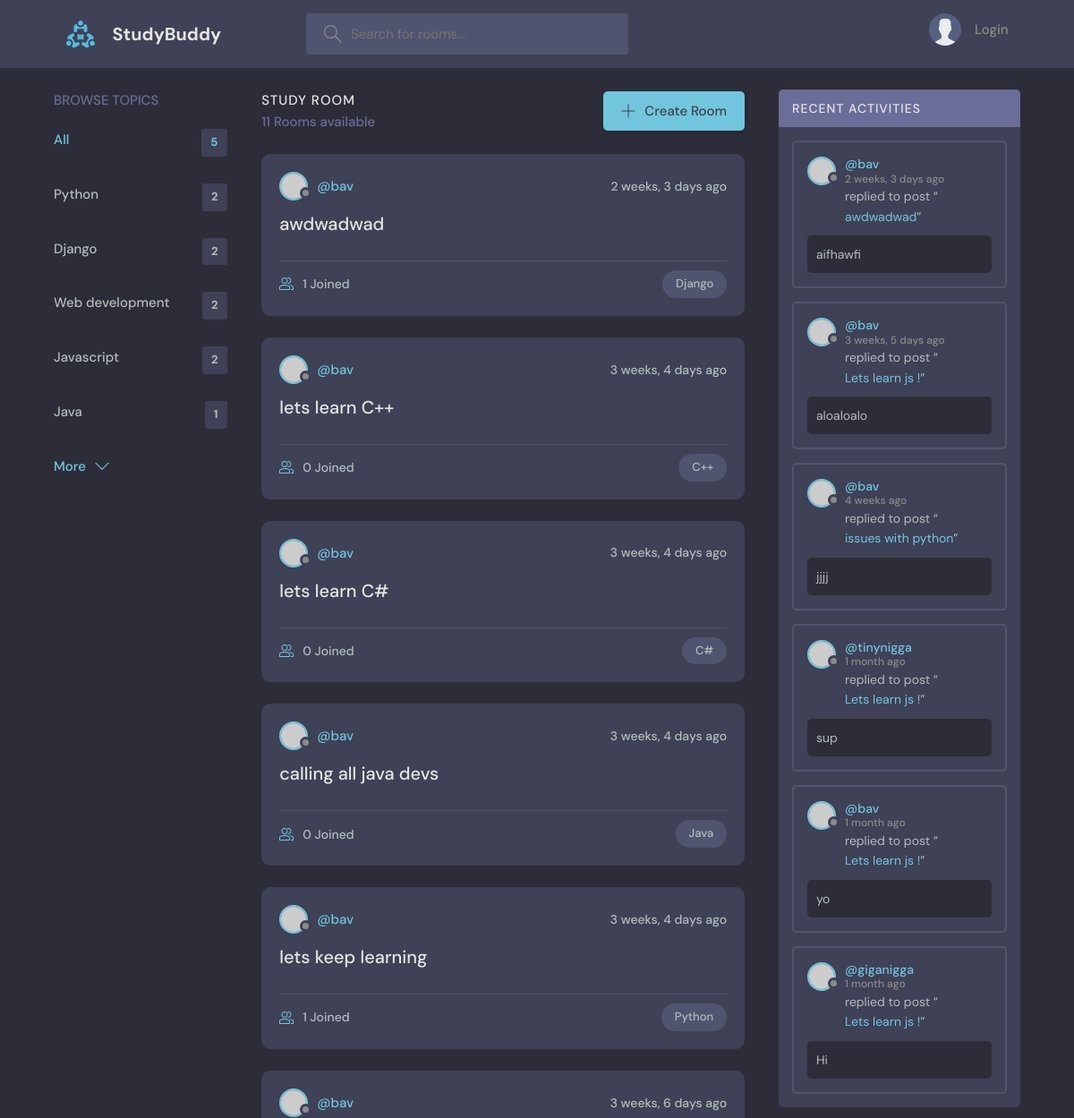
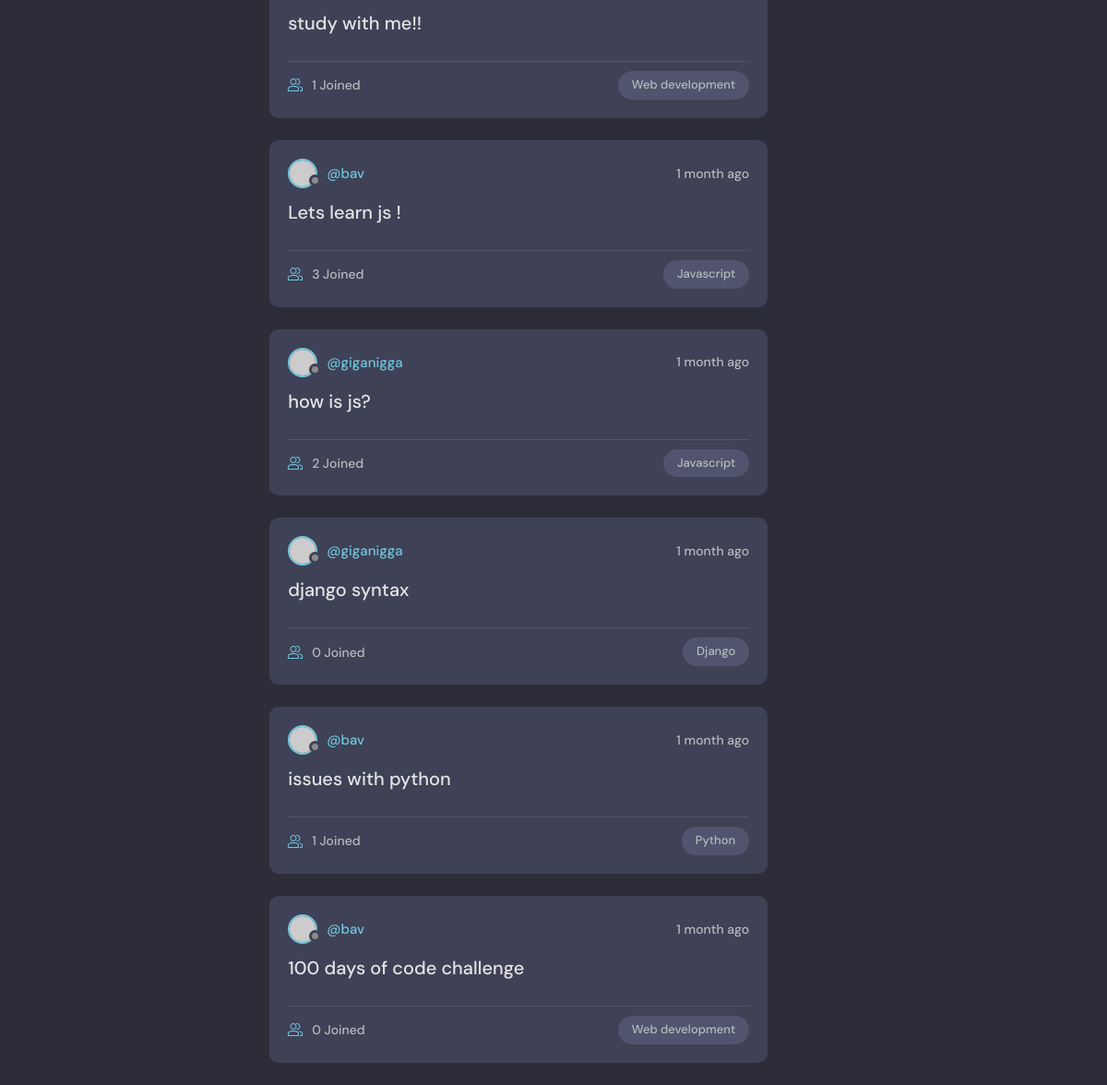
The page / on the database its author committed (2 pictures, top to bottom).
### base/models.py (models this page shows, shortened)
class Topic(models.Model):
    name = models.CharField(max_length=200)

class Room(models.Model):
    host = models.ForeignKey(User, on_delete=models.SET_NULL, null=True)
    topic = models.ForeignKey(Topic, on_delete=models.SET_NULL, null=True)
    name = models.CharField(max_length=200)
    description = models.TextField(null=True, blank=True)
    participants = models.ManyToManyField(User, related_name='participants', blank=True)
    updated = models.DateTimeField(auto_now=True)
    created = models.DateTimeField(auto_now_add=True)
    class Meta:
        ordering = ['-updated', '-created']
    def __str__(self):
        return str(self.name)

class Message(models.Model):
    user = models.ForeignKey(User, on_delete=models.CASCADE)
    room = models.ForeignKey(Room, on_delete=models.CASCADE)
    body = models.TextField()
    updated = models.DateTimeField(auto_now=True)
    created = models.DateTimeField(auto_now_add=True)
    class Meta:
        ordering = ['-updated', '-created']
    def __str__(self):
        return self.body[0:50]

### base/views.py (the view)
# urls.py: path('', views.home, name='home'),
def home (request):
    q = request.GET.get('q') if request.GET.get('q') != None else ''
    rooms = Room.objects.filter(
    Q(topic__name__icontains=q) |
    Q(name__icontains=q) |
    Q(description__icontains=q)
    )
    topics = Topic.objects.all()[0:5]
    room_count = rooms.count()
    room_messages = Message.objects.filter(Q(room__topic__name__icontains=q))
    context = {'rooms': rooms, 'topics': topics,
               'room_messages': room_messages, 'room_count': room_count}
    return render(request, 'base/home.html', context)

### base/templates/base/home.html (shortened to what this page needs)
{% extends "main.html" %}
{% block content %}
    <main class="layout layout--3">
      <div class="container">
        <div>
          {% include 'base/topic_component.html' %}
        </div>
        <div class="roomList">
          <div class="roomList__header">
            <div>
              <h2>Study Room</h2>
              <p>{{room_count}} Rooms available</p>
            </div>
            <a class="btn btn--main" href="{% url 'create-room' %}">
              <svg version="1.1" xmlns="http://www.w3.org/2000/svg" width="32" height="32" viewBox="0 0 32 32">
                <title>add</title>
                <path
                  d="M16.943 0.943h-1.885v14.115h-14.115v1.885h14.115v14.115h1.885v-14.115h14.115v-1.885h-14.115v-14.115z"
                ></path>
              </svg>
              Create Room
            </a>
          </div>
          {% include "base/feed_component.html" %}
        </div>
        {% include "base/activity_component.html" %}
      </div>
    </main>
{% endblock content %}

### base/templates/base/topic_component.html
<div class="topics">
    <div class="topics__header">
      <h2>Browse Topics</h2>
    </div>
    <ul class="topics__list">
      <li>
        <a href="{% url 'home' %}" class="active">All <span>{{topics.count}}</span></a>
      </li>
      {% for topic in topics %}
      <li>
        <a href="{% url 'home' %}?q={{topic.name}}">{{topic.name}}<span>{{topic.room_set.all.count}}</span></a>
      </li>
      {% endfor %}
    </ul>
    <a class="btn btn--link" href="{% url 'topics' %}">
      More
      <svg version="1.1" xmlns="http://www.w3.org/2000/svg" width="32" height="32" viewBox="0 0 32 32">
        <title>chevron-down</title>
        <path d="M16 21l-13-13h-3l16 16 16-16h-3l-13 13z"></path>
      </svg>
    </a>
  </div>

### base/templates/base/feed_component.html (shortened to what this page needs)
{% for room in rooms %}
<div class="roomListRoom">
    <div class="roomListRoom__header">
      <a href="{% url 'user-profile' room.host.id %}" class="roomListRoom__author">
        <div class="avatar avatar--small">
          <img src="https://randomuser.me/api/portraits/women/11.jpg" />
        </div>
        <span>@{{room.host.username}}</span>
      </a>
      <div class="roomListRoom__actions">
        <span>{{room.created|timesince}} ago </span>
      </div>
    </div>
    <div class="roomListRoom__content">
      <a href="{% url 'room' room.id %}">{{room.name}}</a>
    </div>
    <div class="roomListRoom__meta">
      <a href="{% url 'room' room.id %}" class="roomListRoom__joined">
        {{room.participants.all.count}} Joined
      </a>
      <p class="roomListRoom__topic">{{room.topic.name}}</p>
    </div>
  </div>
{% endfor %}

### base/templates/base/activity_component.html (shortened to what this page needs)
<div class="activities">
    <div class="activities__header">
      <h2>Recent Activities</h2>
    </div>
    {% for message in room_messages %}
    <div class="activities__box">
      <div class="activities__boxHeader roomListRoom__header">
        <a href="{% url 'user-profile' message.user.id %}" class="roomListRoom__author">
          <div class="avatar avatar--small">
            <img src="https://randomuser.me/api/portraits/women/11.jpg" />
          </div>
          <p>
            @{{message.user}}
            <span>{{message.created|timesince}} ago</span>
          </p>
        </a>
      </div>
      <div class="activities__boxContent">
        <p>replied to post “<a href="{% url 'room' message.room.id %}">{{message.room}}</a>”</p>
        <div class="activities__boxRoomContent">
          {{message}}
        </div>
      </div>
    </div>
    {% endfor %}
  </div>

### rows shown on the page
Topic: name "Python", room_set.all.count "2"
Topic: name "Django", room_set.all.count "2"
Topic: name "Web development", room_set.all.count "2"
Topic: name "Javascript", room_set.all.count "2"
Topic: name "Java", room_set.all.count "1"
Room: host.username "bav", created "2 weeks, 3 days", name "awdwadwad", participants.all.count "1", topic.name "Django"
Room: host.username "bav", created "3 weeks, 4 days", name "lets learn C++", participants.all.count "0", topic.name "C++"
Room: host.username "bav", created "3 weeks, 4 days", name "lets learn C#", participants.all.count "0", topic.name "C#"
Room: host.username "bav", created "3 weeks, 4 days", name "calling all java devs", participants.all.count "0", topic.name "Java"
Room: host.username "bav", created "3 weeks, 4 days", name "lets keep learning", participants.all.count "1", topic.name "Python"
Room: host.username "bav", created "3 weeks, 6 days", name "study with me!!", participants.all.count "1", topic.name "Web development"
Room: host.username "bav", created "1 month", name "Lets learn js !", participants.all.count "3", topic.name "Javascript"
Room: host.username "giganigga", created "1 month", name "how is js?", participants.all.count "2", topic.name "Javascript"
Room: host.username "giganigga", created "1 month", name "django syntax", participants.all.count "0", topic.name "Django"
Room: host.username "bav", created "1 month", name "issues with python", participants.all.count "1", topic.name "Python"
Room: host.username "bav", created "1 month", name "100 days of code challenge", participants.all.count "0", topic.name "Web development"
Message: user "bav", created "2 weeks, 3 days", room "awdwadwad", body "aifhawfi"
Message: user "bav", created "3 weeks, 5 days", room "Lets learn js !", body "aloaloalo"
Message: user "bav", created "4 weeks", room "issues with python", body "jjjj"
Message: user "tinynigga", created "1 month", room "Lets learn js !", body "sup"
Message: user "bav", created "1 month", room "Lets learn js !", body "yo"
Message: user "giganigga", created "1 month", room "Lets learn js !", body "Hi"

### other values the page prints
{{ topics.count }} "5"
{{ room_count }} "11"
